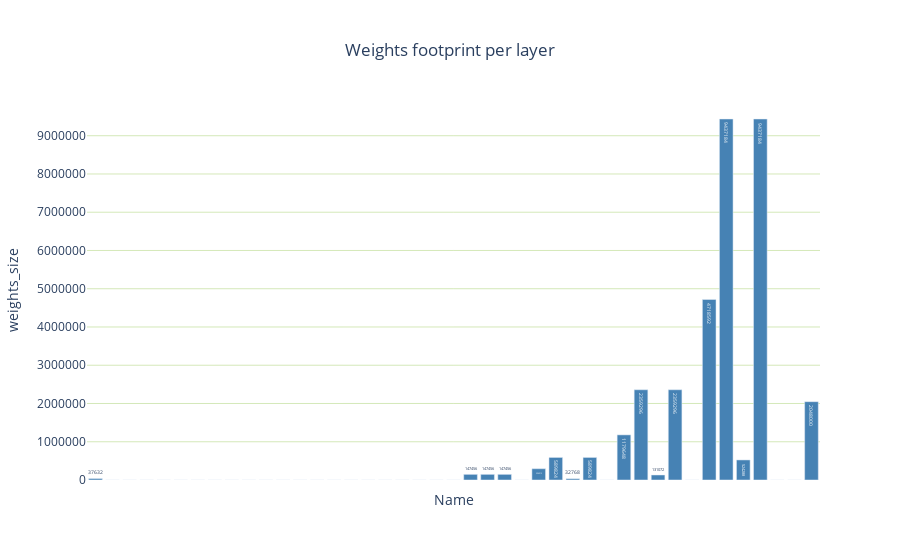

This figure's notebook cell:
### Markdown cell above
## Memory Footprint

### Code cell
report_card_memory_footprint_widget(plan);

### Figure 1 — Plotly figure (JSON) as saved in the notebook; plotly's stock layout.template omitted (floating-point values rounded to 4 significant figures)
{"data": [{"hovertemplate": "Name: %{x}<br>weights_size: %{y:.4f}", "marker": {"color": ["#4682B4", "#00FFFF", "#00FFFF", "#00FFFF", "#00FFFF", "gray", "#00FFFF", "#00FFFF", "#00FFFF", "#00FFFF", "#00FFFF", "#00FFFF", "#00FFFF", "#00FFFF", "#00FFFF", "#00FFFF", "#00FFFF", "#00FFFF", "#00FFFF", "#00FFFF", "#00FFFF", "#3CB371", "#4682B4", "#4682B4", "#4682B4", "#4682B4", "#4682B4", "#4682B4", "#4682B4", "#4682B4", "#4682B4", "#4682B4", "#4682B4", "#4682B4", "#4682B4", "#4682B4", "#4682B4", "#4682B4", "#4682B4", "#4682B4", "#4682B4", "#3CB371", "#4682B4"]}, "orientation": "v", "showlegend": false, "text": [37632, 0, 0, 0, 0, 0, 0, 0, 0, 0, 0, 0, 0, 0, 0, 0, 0, 0, 0, 0, 0, 0, 147456, 147456, 147456, 0, 294912, 589824, 32768, 589824, 0, 1179648, 2359296, 131072, 2359296, 0, 4718592, 9437184, 524288, 9437184, 0, 0, 2048000], "texttemplate": "%{value}", "type": "bar", "x": ["/conv1/Conv + /act1/Relu", "Identity_0", "Identity_2", "Identity_3", "Identity_4", "Identity_1", "Identity_5", "Identity_7", "Identity_8", "Identity_9", "Identity_6", "Identity_10", "Identity_12", "Identity_13", "Identity_14", "Identity_11", "Identity_15", "Identity_17", "Identity_18", "Identity_19", "Identity_16", "/maxpool/MaxPool", "/layer1/layer1.0/conv1/Conv + /layer1/layer1.0/act1/Relu", "/layer1/layer1.0/conv2/Conv + /layer1/layer1.0/Add + /layer1/layer1.0/act2/Relu", "/layer1/layer1.1/conv1/Conv + /layer1/layer1.1/act1/Relu", "/layer1/layer1.1/conv2/Conv + /layer1/layer1.1/Add + /layer1/layer1.1/act2/Relu", "/layer2/layer2.0/conv1/Conv + /layer2/layer2.0/act1/Relu", "/layer2/layer2.0/conv2/Conv", "/layer2/layer2.0/downsample/downsample.0/Conv + /layer2/layer2.0/Add + /layer2/layer2.0/act2/Relu", "/layer2/layer2.1/conv1/Conv + /layer2/layer2.1/act1/Relu", "/layer2/layer2.1/conv2/Conv + /layer2/layer2.1/Add + /layer2/layer2.1/act2/Relu", "/layer3/layer3.0/conv1/Conv + /layer3/layer3.0/act1/Relu", "/layer3/layer3.0/conv2/Conv", "/layer3/layer3.0/downsample/downsample.0/Conv + /layer3/layer3.0/Add + /layer3/layer3.0/act2/Relu", "/layer3/layer3.1/conv1/Conv + /layer3/layer3.1/act1/Relu", "/layer3/layer3.1/conv2/Conv + /layer3/layer3.1/Add + /layer3/layer3.1/act2/Relu", "/layer4/layer4.0/conv1/Conv + /layer4/layer4.0/act1/Relu", "/layer4/layer4.0/conv2/Conv", "/layer4/layer4.0/downsample/downsample.0/Conv + /layer4/layer4.0/Add + /layer4/layer4.0/act2/Relu", "/layer4/layer4.1/conv1/Conv + /layer4/layer4.1/act1/Relu", "/layer4/layer4.1/conv2/Conv + /layer4/layer4.1/Add + /layer4/layer4.1/act2/Relu", "/global_pool/pool/GlobalAveragePool", "/fc/Gemm"], "y": [37632, 0, 0, 0, 0, 0, 0, 0, 0, 0, 0, 0, 0, 0, 0, 0, 0, 0, 0, 0, 0, 0, 147456, 147456, 147456, 0, 294912, 589824, 32768, 589824, 0, 1179648, 2359296, 131072, 2359296, 0, 4718592, 9437184, 524288, 9437184, 0, 0, 2048000]}], "layout": {"legend": {"x": 0.99, "xanchor": "right", "y": 0.99, "yanchor": "top"}, "plot_bgcolor": "rgba(0,0,0,0)", "title": {"text": "Weights footprint per layer", "x": 0.5, "xanchor": "center", "y": 0.9, "yanchor": "bottom"}, "xaxis": {"showticklabels": false, "title": {"text": "Name"}, "visible": true}, "yaxis": {"gridcolor": "rgba(114, 179, 24, 0.3)", "showticklabels": true, "tickformat": "%{y:$.2f}", "title": {"text": "weights_size"}, "visible": true}}}
